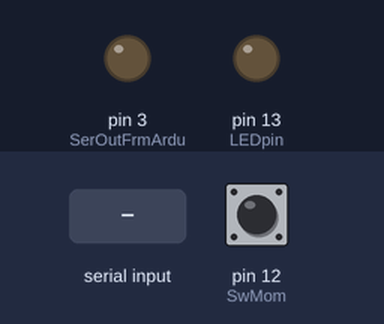
Bench run of a sketch on a simulated Arduino Uno, built with avr-gcc and run on an emulated ATmega328P. Shown: output pins drawn as LEDs (lit = HIGH). The inputs (shaded band) are chosen by the test bench; at power-on: pin 12 (SwMom) HIGH.

Above: at 1.2 s.
1.3 s: "f" received over the second serial link
At 2.0 s:
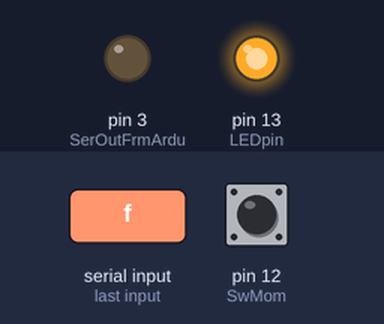
2.8 s: "n" received over the second serial link
At 4.1 s:
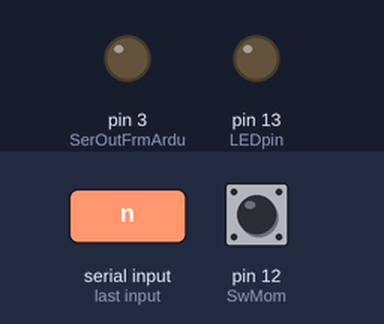
Timing chart, 0 to 5.8 s (numbered marks = the images above; inputs shaded):
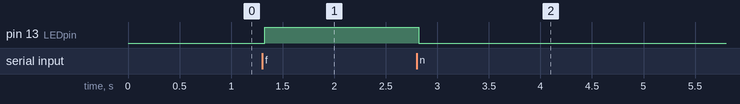

Measured:
- after the input at 1.3 s, pin 13 (LEDpin): LOW → HIGH at once
- after the input at 2.8 s, pin 13 (LEDpin): HIGH → LOW at once

The sketch:

SerialArdAsSlave2.ino
```cpp
//SerialArdAsSlave2- Arduino as slave to host connected over serial line
//Complements Delphi program DD83

//version: 03 Aug 2010, tweaked after moved to html

/*MOSTLY working, some rough edges.

Worst(?) rough edge: If the program in the connected serial device
is running, e.g. DD83 is running in a Windows PC, then some
gibberish seems to be sent to the connected device if the Arduino
is reprogrammed while that other program runs.

This is harder to see in DD83 than it was in DD82.

This is the fourth step along a road to having an external
serial device talking with an Arduino. Get the material in
earlier programs working first, then proceed with this
program.

We have Arduino waiting for command from Master, then responding.

I worked with one PC running the Arduino Development
Environment, providing me with the means of programming
the Arduino, and of watching for the output of lines
like Serial.print"a", which passed to the Arduino through
the "programming" cable, the one on the Arduino lines
0 and 1, input to the Arduino, output from it, respectively.

I had the second PC connected to the Arduino via the
second PC's serial port, through a Wulfden PA4B TTL/RS-232
adapter, and what is labeled "Rx" on the PA4B was connected
to D3 of the Arduino, which was being used for OUTPUT. (The
"Rx" on the PA4B is relative to the big PC (or other serial
device "upstream" from the PA4B. The Arduino TRANSMITS (Tx)
while the other device RECEIVES "Rx"

Ever since the first step in developing what we have, the "Tx"
from the PA4B has been connected to D2 in the Arduino. The
Arduino RECEIVEs data via D2, from the PA4B's "Tx" line, fed
from the other serial device.

N.B.: The serial monitor shows BOTH what the Arduino is
SENDING and what the Arduino is RECEIVING. Messy, but works!
To use this, de-rem the Serial.print lines, and change
the speed at which the main loop in the master program is
executing.

You may have to "de-rem" some Serial.print lines in the Arduino code
to see the material promised for the Serial Monitor data stream.

At least SOME buffering is happening somewhere. Remember: I
believe I set the big PCs port up with no handshaking... in
any case, I don't know of any wires in my circuit to implement
it. Even so... if I increase the delay (below) to 1000, and
press XYZ very quickly on the big PC's keyboard, over the next
three seconds, the serial monitor displays aXaYaZ. Hurrah!
I think that NewSoftSerial buffered those data as they arrived,
holding them for when they were asked for.

You could make the bit inside...
if (mySerialPort.available()>0){}
... more clever, with a loop to process all that is incoming
before returning to the rest of "loop()", if you wanted to.
I didn't!

*/

#include <SoftwareSerial.h>
//Yes, NEWSoftSerial... I don't think SoftwareSerial has the
//critical "available()" function, does it?

#define LEDpin 13//no; here. Pin connected to 5v via
//    LED AND current limiting resistor.
#define SwMom 12//no; here. Pin connected to ground
//    via a momentary switch to ground.

#define SerInToArdu 2//no ; here expand rem
#define SerOutFrmArdu 3//no ; expand rem

SoftwareSerial mySerialPort(SerInToArdu,SerOutFrmArdu);//expand rem
byte bToSend=0;
byte bCmndRecd=255;//255 rogue for nothing received

void setup(){

pinMode(LEDpin,OUTPUT);

pinMode(SwMom,INPUT);
digitalWrite(SwMom,HIGH);//"Switch on" internal pull up

pinMode(SerInToArdu,INPUT);//Not actually needed... put in
   //to reassure users as to data direction over
   //serial lines
pinMode(SerOutFrmArdu,OUTPUT);

mySerialPort.begin(9600);

Serial.begin(9600);
};//end "setup()"

void loop(){
if (digitalRead(SwMom)==HIGH){
    //Serial.print("h");
    mySerialPort.print("h");}
  else{
    //Serial.print("w");
    mySerialPort.print("w");};

delay(10);

if (mySerialPort.available()>0){
   bCmndRecd=mySerialPort.read();
   delay(10);
   //Serial.print(bCmndRecd,BYTE);
   delay(10);
   if (bCmndRecd=='n')LEDOn();
   if (bCmndRecd=='f')LEDOff();

   ;
bCmndRecd=255;//Not "essential"... yet. Here.

};
};//end of "loop()"

void LEDOn(){
digitalWrite(LEDpin,LOW);//yes... LOW for ON
};

void LEDOff(){
digitalWrite(LEDpin,HIGH);//yes... HIGH for OFF
};
```
